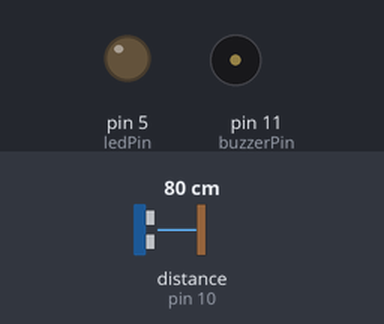
A sketch run on a simulated Arduino Uno, built with avr-gcc and run on an emulated ATmega328P. Parts: output pins drawn as LEDs (lit = HIGH), buzzer (waves = sounding, pin HIGH). Wiring (inferred from the names in the program): ultrasonic range finder: trigger pin 9; echo pin 10. Dashed ring = blinking. The test bench sets the inputs (shaded band); at power-on: distance to the obstacle (sensor on pin 10) 80 cm. The echo pulse lasts 58.3 µs per cm; pins used as bus, display or sensor lines are not drawn; what the sketch prints to the serial monitor is not drawn.

Above: at 1.4 s.
1.5 s: distance to the obstacle (sensor on pin 10) set to 34 cm
3.0 s: distance to the obstacle (sensor on pin 10) set to 29 cm
At 3.12 s:
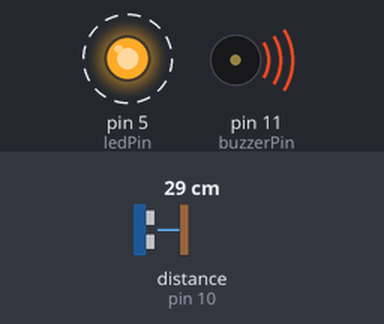
6.2 s: distance to the obstacle (sensor on pin 10) set to 35 cm
At 6.2 s:
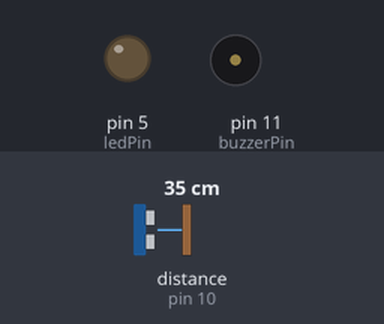
7.7 s: distance to the obstacle (sensor on pin 10) set to 27 cm
At 8.12 s:
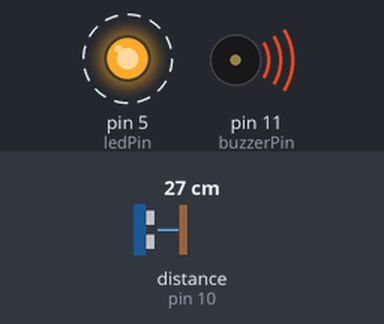
Timing chart, 0 to 11.9 s (numbered marks = the images above; inputs shaded):
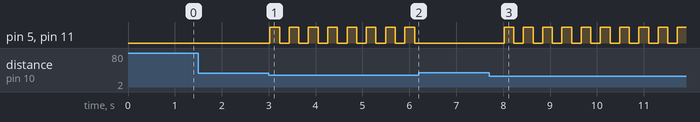

Measured:
- the behaviour switches between 31 and 30 cm on distance to the obstacle (sensor on pin 10) (found by bisection; images 0 and 1)
- after the input at 1.5 s, every drawn part: stays the same
- after the input at 3.0 s, pin 5 (ledPin), pin 11 (buzzerPin): alternates HIGH for 0.21 s and LOW for 0.21 s, starting at once
- after the input at 6.2 s, pin 5 (ledPin), pin 11 (buzzerPin): stops changing and stays LOW
- after the input at 7.7 s, pin 5 (ledPin), pin 11 (buzzerPin): alternates HIGH for 0.21 s and LOW for 0.21 s, starting after 0.32 s

The sketch:

Smart_Car_Warning_System.ino
```cpp
/*
 * Project: Intelligent Obstacle Avoidance Warning System
 * Author: Sayon Ghosh (CSE Student)
 * Architecture: Hybrid Time Control (Blocking + Non-Blocking Logic)
 * Sensors: HC-SR04 Ultrasonic Sensor
 */

const int ledPin = 5;
const int trigPin = 9;
const int echoPin = 10;
const int buzzerPin = 11;

long duration;
int distance;

// Timer Variables for Multitasking
unsigned long previousMillis = 0;
const long interval = 200; // Frequency of Warning Beeps
int buzzerState = LOW;

void setup(){
  pinMode(trigPin, OUTPUT);
  pinMode(echoPin, INPUT);
  pinMode(buzzerPin, OUTPUT);
  pinMode(ledPin, OUTPUT);

  Serial.begin(9600);
}

void loop(){
  unsigned long currentMillis = millis(); // Capture System Uptime

  // --- SENSOR DRIVER LOGIC ---
  digitalWrite(trigPin, LOW);
  delayMicroseconds(2);
  digitalWrite(trigPin, HIGH);
  delayMicroseconds(10);
  digitalWrite(trigPin, LOW);

  duration = pulseIn(echoPin, HIGH);
  // Physics Formula: Distance = (Time * Speed of Sound) / 2
  distance = duration * 0.034 / 2;

  Serial.print("Distance: ");
  Serial.print(distance);
  Serial.print(" cm");

  // --- DECISION MAKING ALGORITHM ---

  // CASE 1: CRITICAL DANGER (< 15cm)
  if (distance < 15) {
    digitalWrite(buzzerPin, HIGH);
    digitalWrite(ledPin, HIGH);

    Serial.println(" | 👋 STOP! CRASH IMMINENT! Open your Eyes! 😳");
    delay(500); // Blocking alert for safety
  }

  // CASE 2: CAUTION ZONE (15cm - 30cm)
  else if (distance < 30) {
    // Non-Blocking Logic (Millis) for multitasking warning
    if (currentMillis - previousMillis >= interval) {
      previousMillis = currentMillis;

      // Toggle State
      if (buzzerState == LOW) {
        buzzerState = HIGH;
      } else {
        buzzerState = LOW;
      }
      digitalWrite(buzzerPin, buzzerState);
      digitalWrite(ledPin, buzzerState);
    }
    Serial.println(" | ⚠️ CAUTION! SLOW DOWN. Stay Alert. 😐");
  }

  // CASE 3: SAFE ZONE (> 30cm)
  else {
    digitalWrite(buzzerPin, LOW);
    digitalWrite(ledPin, LOW);

    Serial.println(" | 🚶 SAFE ROAD! Enjoy the Ride 😊❤️");
    delay(500);
  }

  delay(100); // System Stability Delay
}
```
